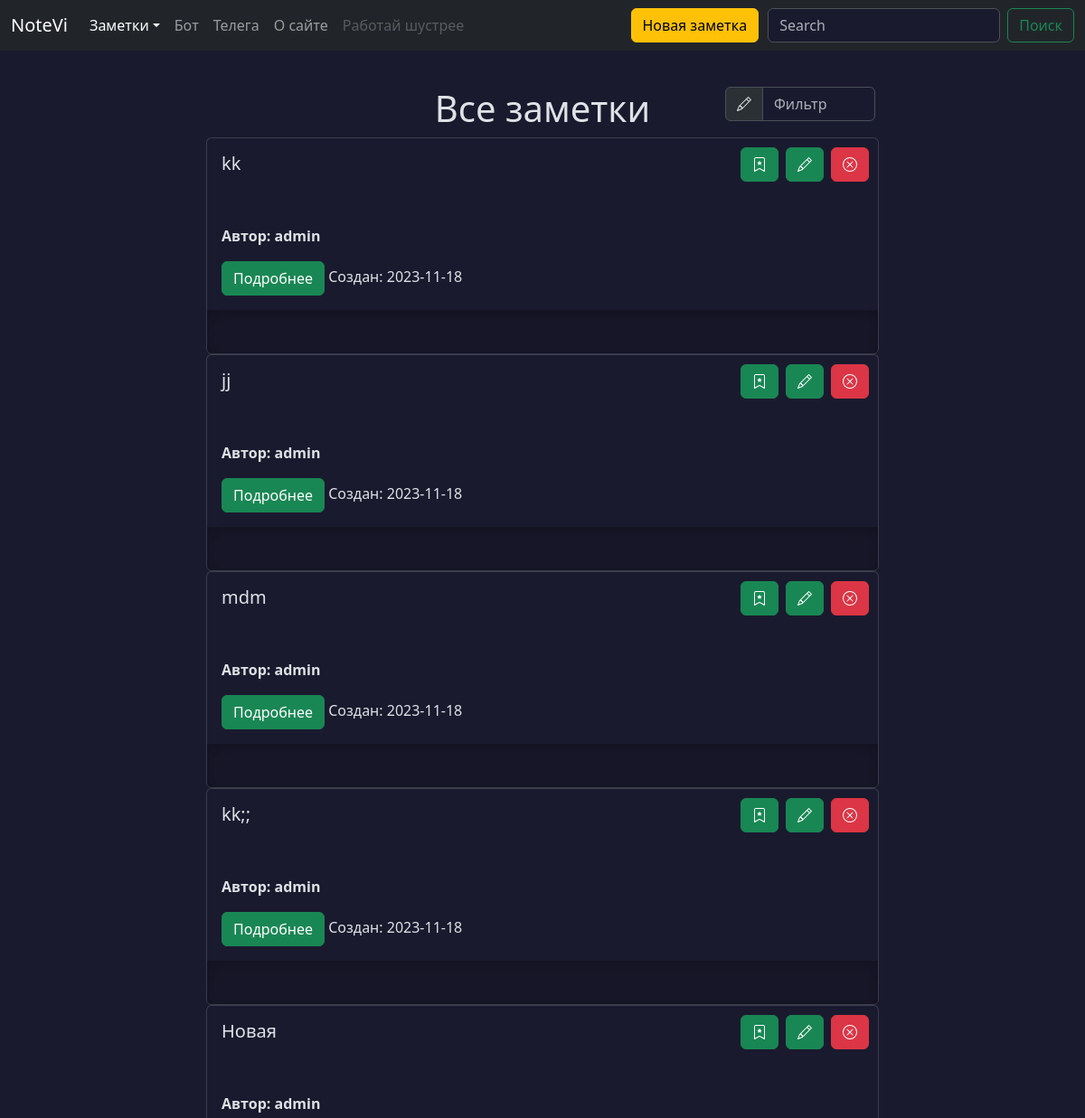
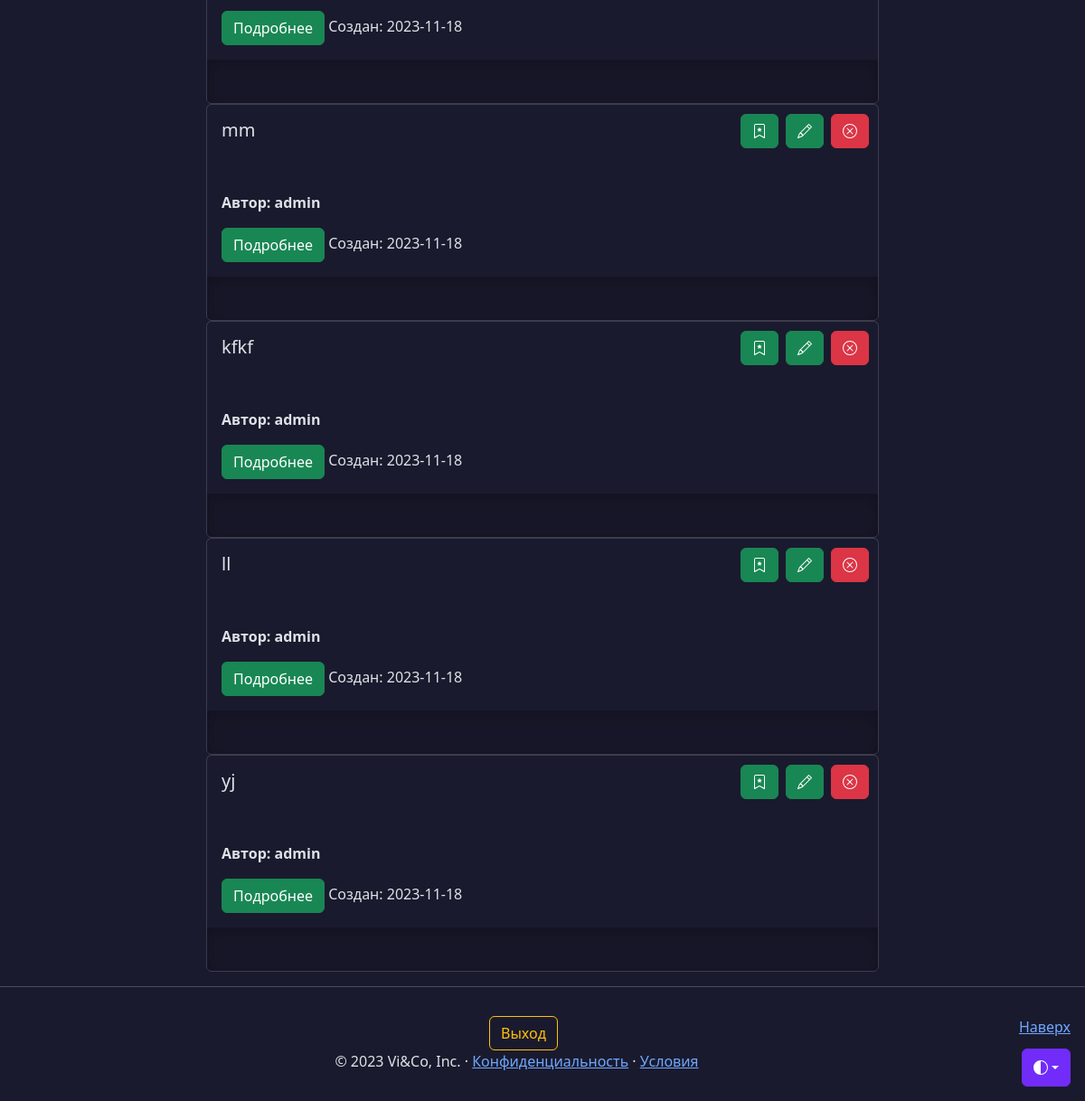
The app's page /notes (signed in) with its own data (2 pictures, top to bottom).
### models.py (models this page shows, shortened)
class Note(db.Model):
    id = db.Column(db.Integer, primary_key=True)
    title = db.Column(db.String(100), nullable=False, default=' ')
    intro = db.Column(db.String(200), nullable=False, default=' ')
    text = db.Column(db.Text, nullable=False, default=' ')
    user_id = db.Column(db.Integer,
                        db.ForeignKey('user.id'),
                        nullable=False,
                        default=1)
    data = db.Column(db.Date, nullable=False, default=datetime.utcnow)
    favorites = db.relationship('User',
                                secondary='favorites',
                                backref=db.backref('favorite_notes',
                                                   lazy=True),
                                lazy='subquery')
    public = db.Column(db.String(8), default=None)

class User(db.Model, UserMixin):
    id = db.Column(db.Integer, primary_key=True)
    username = db.Column(
        db.String(64), index=True, unique=True, nullable=False
    )
    email = db.Column(db.String(120), index=True, unique=True, nullable=False)
    password_hash = db.Column(db.String(255), nullable=False)
    notes = db.relationship('Note', backref='author', lazy='dynamic')
    created_on = db.Column(db.DateTime(), default=datetime.utcnow)
    updated_on = db.Column(
        db.DateTime(), default=datetime.utcnow, onupdate=datetime.utcnow
    )
    is_active = db.Column(db.Boolean(), default=True)
    def is_favorite(self, note):
        if not self.favorite_notes:
            return False
        return note in self.favorite_notes
    def is_author(self, note):
        return self.id == note.user_id

### views/notes.py (the view)
@app.route('/notes')
def notes():
    endpoint = request.endpoint
    if current_user.is_authenticated:
        notes = (Note.query
                     .filter(Note.user_id == current_user.id)
                     .order_by(Note.id.desc())
                     .all())
        return render_template('notes.html', notes=notes, endpoint=endpoint)
    else:
        return render_template('notes.html', endpoint=endpoint)

### models.py (called while the page is built)
@login_manager.user_loader
def load_user(user_id):
    return db.session.query(User).get(user_id)

### templates/notes.html (shortened to what this page needs)
{% extends 'base.html' %}
{% block content %}
{% if endpoint == 'public' or current_user.is_authenticated %}
<div class="container mt-5">
  <div class="row justify-content-md-center">
    <div class="col-sm-4 col-lg-2">
    </div>
    <div class="col-sm-4 align-self-center">
      {% if notes|length > 0 %}
        <h1 style="text-align: center;">Все заметки</h1>
      {% endif %}
    </div>
    <div class="col-sm-4 col-lg-2 mb-2">
      <div class="input-group">
        <span class="input-group-text" id="basic-addon1">
        </span>
        <input type="text" class="form-control" placeholder="Фильтр" aria-label="Фильтр" aria-describedby="basic-addon1" id="filterInput">
      </div>
    </div>
  </div>
  {% if notes|length > 0 %}
    {% for note in notes %}
      <div class="card container col-lg-8 p-0">
        <div class="card-body container">
          <h5 class="card-title col-6">{{ note.title }}</h5>
          <il class="col">{% include 'includes/btn.html' %}</il>
        </div>
        <div class="card-body container">
          <p><b>Автор: {{ note.author.username }}</b></p>
          <a href="/notes/{{ note.id }}" class="btn btn-success" data-toggle="button" aria-pressed="false" autocomplete="off">
              Подробнее
          </a>
          <note class="date col">Cоздан: {{ note.data }}</note>
        </div>
        <div class="b-example-divider" style="width: 100%;"></div>
      </div>
    {% endfor %}
  {% endif %}
</div>
{% else %}
<div class="container mt-5">
  <h1 style="text-align: center;">Войдите или зарегистрируйтесь</h1>
</div>
{% endif %}
{% endblock %}

### templates/base.html (shortened to what this page needs)
<!DOCTYPE html>
<html lang="ru" data-bs-theme="dark">
<head>
    <link rel="stylesheet" href="https://cdn.jsdelivr.net/npm/@docsearch/css@3">
    <link rel="stylesheet" href="{{ url_for('static', filename='css/main.css')}}" rel="stylesheet">
    <link rel="stylesheet" href="{{ url_for('static', filename='css/drop-menu.css')}}" rel="stylesheet">
    <link href="{{ url_for('static', filename='css/base.css')}}" rel="stylesheet">
</head>
<body>
    {% include 'includes/dropdown_light.html' %}
    {% include 'includes/header.html' %}
    <main class="main">
      {% block content %} {% endblock %}
    </main>
    {% include 'includes/footer.html' %}
</body>
</html>

### templates/includes/dropdown_light.html (shortened to what this page needs)
<div class="dropdown position-fixed bottom-0 end-0 mb-3 me-3 bd-mode-toggle">
  <button class="btn btn-bd-primary py-2 dropdown-toggle d-flex align-items-center"
          id="bd-theme"
          type="button"
          aria-expanded="false"
          data-bs-toggle="dropdown"
          aria-label="Toggle theme (auto)">
    <svg class="bi my-1 theme-icon-active" width="1em" height="1em"><use href="#circle-half"></use></svg>
  </button>
</div>

### templates/includes/header.html (shortened to what this page needs)
<header data-bs-theme="dark">
  <nav class="navbar navbar-expand-md navbar-dark fixed-top bg-dark">
    <div class="container-fluid">
      <a class="navbar-brand" href="{{ url_for('index') }}">NoteVi</a>
      <div class="collapse navbar-collapse" id="navbarCollapse">
        <ul class="navbar-nav me-auto mb-2 mb-md-0">
          <li class="nav-item">
          {% if current_user.is_authenticated %}
          <div class="dropdown">
            <a class="nav-link active dropdown-toggle show" id="dropdownMenuButton5" data-bs-toggle="dropdown" aria-haspopup="true" aria-expanded="true" aria-current="page">Заметки</a>
          </div>
          </li>
          {% endif %}
          <li class="nav-item">
            <a class="nav-link" href="{{ url_for('bot') }}">Бот</a>
          </li>
          <li class="nav-item">
            <a class="nav-link" href="{{ url_for('telegram') }}">Телега</a>
          <li class="nav-item">
          {% if endpoint != 'about' %}
            <a class="nav-link" href="{{ url_for('about') }}">О сайте</a>
          </li>
          {% endif %}
          <li class="nav-item">
            <a class="nav-link disabled" aria-disabled="true">Работай шустрее</a>
          </li>
        </ul>
        {% if current_user.is_authenticated %}
          <a href="/create_note" class="btn btn-warning mb-2 mb-md-0" style="margin-right: 10px;">Новая заметка</a>
        {% else %}
          <a href="/login" class="btn btn-warning mb-2 mb-md-0" style="margin-right: 10px;">Вход</a>
        {% endif %}
        <form class="d-flex" role="search">
          <input class="form-control me-2" type="search" placeholder="Search" aria-label="Search">
          <button class="btn btn-outline-success" type="submit">Поиск</button>
        </form>
      </div>
    </div>
  </nav>
</header>

### templates/includes/btn.html (shortened to what this page needs)
{% if current_user.is_authenticated %}
  {% if not current_user.is_author(note) %}
  <a {% if current_user.is_favorite(note) %} href="/notes/{{ note.id }}/unfavorite" class="btn btn-success btn-bd-primary delete-button" {% else %} href="/notes/{{ note.id }}/favorite" class="btn btn-success delete-button" {% endif %}>
    <svg xmlns="http://www.w3.org/2000/svg" width="16" height="16" fill="currentColor" class="bi bi-trash" viewBox="0 0 16 16">
      <path d="M7.84 4.1a.178.178 0 0 1 .32 0l.634 1.285a.178.178 0 0 0 .134.098l1.42.206c.145.021.204.2.098.303L9.42 6.993a.178.178 0 0 0-.051.158l.242 1.414a.178.178 0 0 1-.258.187l-1.27-.668a.178.178 0 0 0-.165 0l-1.27.668a.178.178 0 0 1-.257-.187l.242-1.414a.178.178 0 0 0-.05-.158l-1.03-1.001a.178.178 0 0 1 .098-.303l1.42-.206a.178.178 0 0 0 .134-.098L7.84 4.1z"></path>
      <path d="M2 2a2 2 0 0 1 2-2h8a2 2 0 0 1 2 2v13.5a.5.5 0 0 1-.777.416L8 13.101l-5.223 2.815A.5.5 0 0 1 2 15.5V2zm2-1a1 1 0 0 0-1 1v12.566l4.723-2.482a.5.5 0 0 1 .554 0L13 14.566V2a1 1 0 0 0-1-1H4z"></path>
    </svg>
  </a>
  {% else %}
  <a {% if current_user.is_favorite(note) %} href="/notes/{{ note.id }}/unfavorite" class="btn btn-success btn-bd-primary favorite-button" {% else %} href="/notes/{{ note.id }}/favorite" class="btn btn-success favorite-button" {% endif %}>
  </a>
  {% endif %}
{% endif %}
{% if current_user.is_authenticated and current_user.is_author(note) %}
  <a href="/notes/{{ note.id }}/edit" class="btn btn-success edit-button">
  </a>
  <a href="/notes/{{ note.id }}/confirmation" class="btn btn-danger delete-button">
    </a>
{% endif %}

### templates/includes/footer.html (shortened to what this page needs)
<hr class="featurette-divider">
<footer class="page-footer">
  {% if current_user.is_authenticated %}
    <a href="/logout" class="btn btn-outline-warning" style="margin-left: 15px;">Выход</a>
  {% endif %}
  <p class="float-end"><a href="#">Наверх</a></p>
  <p>© 2023 Vi&Co, Inc. · <a href="/contact">Конфиденциальность</a> · <a href="/conditions">Условия</a></p>
</footer>

### static/css/drop-menu.css (style rules this page uses)
.dropdown { position: relative; display: inline-block; }

### static/css/base.css (style rules this page uses)
body { padding-top: 3rem; color: rgb(var(--bs-tertiary-color-rgb)); display: flex; flex-direction: column; height: 100%; }
.page-footer { padding: 1rem; text-align: center; }
.main { flex: 1 1 auto; }
.favorite-button { position: absolute; top: 10px; right: 110px; }
.edit-button { position: absolute; top: 10px; right: 60px; }
.delete-button { position: absolute; top: 10px; right: 10px; }
.b-example-divider { width: 100%; height: 3rem; background-color: rgba(0, 0, 0, .1); border: solid rgba(0, 0, 0, .15); border-width: 1px 0; box-shadow: inset 0 .5em 1.5em rgba(0, 0, 0, .1), inset 0 .125em .5em rgba(0, 0, 0, .15); }
.bi { vertical-align: -.125em; fill: currentColor; }
.btn-bd-primary { --bd-violet-bg: #712cf9; --bd-violet-rgb: 112.520718, 44.062154, 249.437846; --bs-btn-font-weight: 600; --bs-btn-color: var(--bs-white); --bs-btn-bg: var(--bd-violet-bg); --bs-btn-border-color: var(--bd-violet-bg); --bs-btn-hover-color: var(--bs-white); --bs-btn-hover-bg: #6528e0; --bs-btn-hover-border-color: #6528e0; --bs-btn-focus-shadow-rgb: var(--bd-violet-rgb); --bs-btn-active-color: var(--bs-btn-hover-color); --bs-btn-active-bg: #5a23c8; --bs-btn-active-border-color: #5a23c8; }
.bd-mode-toggle { z-index: 1500; }
p { white-space: pre-line; }

### records on screen
Note: title "kk", author.username "admin", data "2023-11-18"
Note: title "jj", author.username "admin", data "2023-11-18"
Note: title "mdm", author.username "admin", data "2023-11-18"
Note: title "kk;;", author.username "admin", data "2023-11-18"
Note: title "Новая", author.username "admin", data "2023-11-18"
Note: title "mm", author.username "admin", data "2023-11-18"
Note: title "kfkf", author.username "admin", data "2023-11-18"
Note: title "ll", author.username "admin", data "2023-11-18"
Note: title "yj", author.username "admin", data "2023-11-18"
